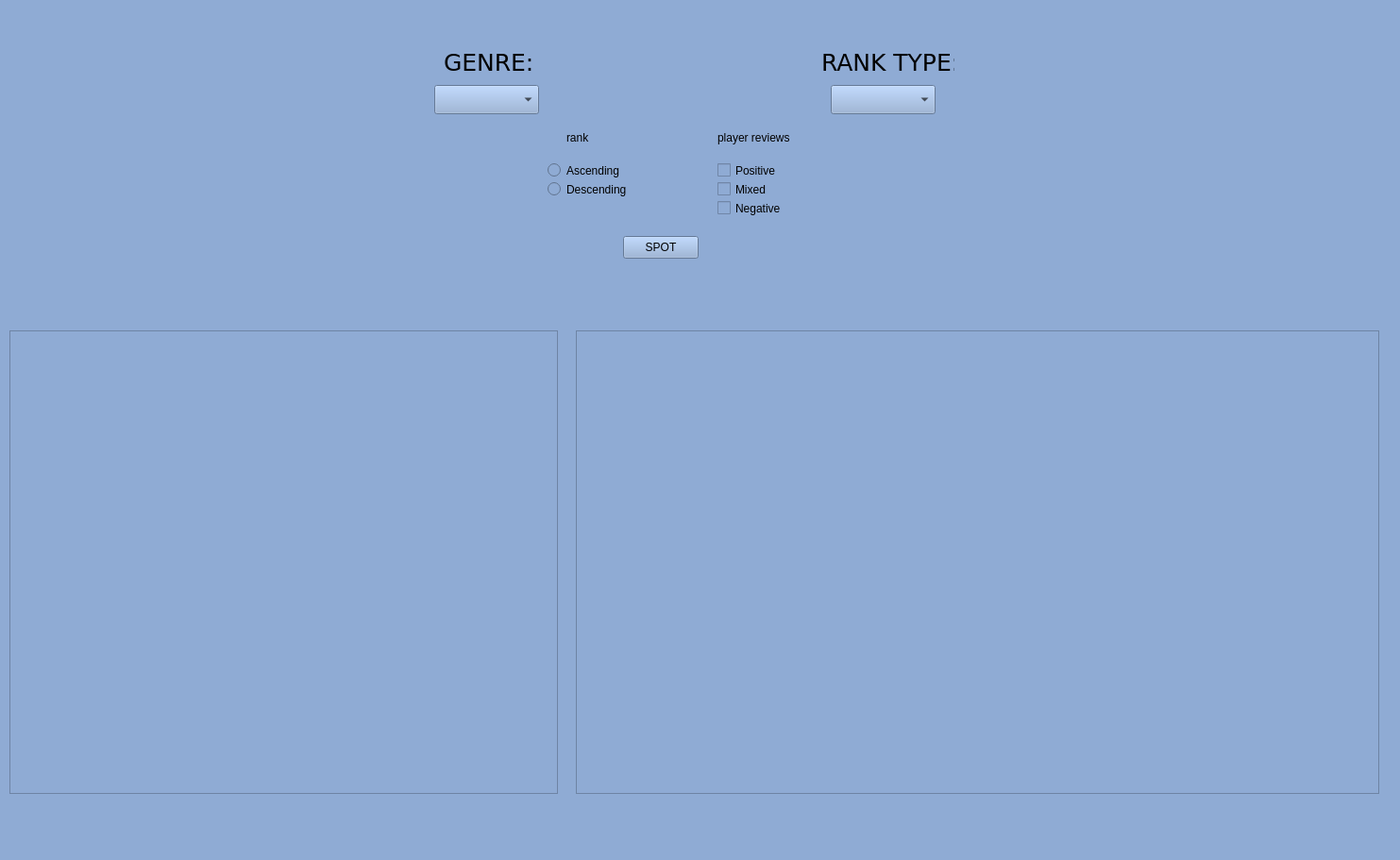
<?xml version="1.0" encoding="UTF-8"?>
<ui version="4.0">
 <class>MainWindow</class>
 <widget class="QMainWindow" name="MainWindow">
  <property name="geometry">
   <rect>
    <x>0</x>
    <y>0</y>
    <width>1483</width>
    <height>911</height>
   </rect>
  </property>
  <property name="windowTitle">
   <string>MainWindow</string>
  </property>
  <property name="styleSheet">
   <string notr="true">background-color: #8fabd4;</string>
  </property>
  <widget class="QWidget" name="centralwidget">
   <widget class="QComboBox" name="genreBox">
    <property name="geometry">
     <rect>
      <x>460</x>
      <y>90</y>
      <width>111</width>
      <height>31</height>
     </rect>
    </property>
   </widget>
   <widget class="QLabel" name="label">
    <property name="geometry">
     <rect>
      <x>470</x>
      <y>50</y>
      <width>101</width>
      <height>31</height>
     </rect>
    </property>
    <property name="font">
     <font>
      <family>Verdana</family>
      <pointsize>19</pointsize>
     </font>
    </property>
    <property name="text">
     <string>GENRE:</string>
    </property>
   </widget>
   <widget class="QComboBox" name="rankTypeBox">
    <property name="geometry">
     <rect>
      <x>880</x>
      <y>90</y>
      <width>111</width>
      <height>31</height>
     </rect>
    </property>
    <property name="font">
     <font>
      <family>Verdana</family>
     </font>
    </property>
   </widget>
   <widget class="QLabel" name="label_2">
    <property name="geometry">
     <rect>
      <x>870</x>
      <y>50</y>
      <width>141</width>
      <height>31</height>
     </rect>
    </property>
    <property name="font">
     <font>
      <family>Verdana</family>
      <pointsize>19</pointsize>
     </font>
    </property>
    <property name="text">
     <string>RANK TYPE:</string>
    </property>
   </widget>
   <widget class="QRadioButton" name="ascButton">
    <property name="geometry">
     <rect>
      <x>580</x>
      <y>170</y>
      <width>90</width>
      <height>21</height>
     </rect>
    </property>
    <property name="text">
     <string>Ascending</string>
    </property>
   </widget>
   <widget class="QRadioButton" name="descButton">
    <property name="geometry">
     <rect>
      <x>580</x>
      <y>190</y>
      <width>90</width>
      <height>21</height>
     </rect>
    </property>
    <property name="text">
     <string>Descending</string>
    </property>
   </widget>
   <widget class="QCheckBox" name="positiveCheck">
    <property name="geometry">
     <rect>
      <x>760</x>
      <y>170</y>
      <width>77</width>
      <height>21</height>
     </rect>
    </property>
    <property name="text">
     <string>Positive</string>
    </property>
   </widget>
   <widget class="QCheckBox" name="mixedCheck">
    <property name="geometry">
     <rect>
      <x>760</x>
      <y>190</y>
      <width>77</width>
      <height>21</height>
     </rect>
    </property>
    <property name="text">
     <string>Mixed</string>
    </property>
   </widget>
   <widget class="QCheckBox" name="negativeCheck">
    <property name="geometry">
     <rect>
      <x>760</x>
      <y>210</y>
      <width>77</width>
      <height>21</height>
     </rect>
    </property>
    <property name="text">
     <string>Negative</string>
    </property>
   </widget>
   <widget class="QLabel" name="label_3">
    <property name="geometry">
     <rect>
      <x>600</x>
      <y>130</y>
      <width>61</width>
      <height>31</height>
     </rect>
    </property>
    <property name="text">
     <string>rank</string>
    </property>
   </widget>
   <widget class="QLabel" name="label_4">
    <property name="geometry">
     <rect>
      <x>760</x>
      <y>130</y>
      <width>131</width>
      <height>31</height>
     </rect>
    </property>
    <property name="text">
     <string>player reviews</string>
    </property>
   </widget>
   <widget class="QPushButton" name="spotButton">
    <property name="geometry">
     <rect>
      <x>660</x>
      <y>250</y>
      <width>80</width>
      <height>24</height>
     </rect>
    </property>
    <property name="text">
     <string>SPOT</string>
    </property>
   </widget>
   <widget class="QListWidget" name="gameList">
    <property name="geometry">
     <rect>
      <x>10</x>
      <y>350</y>
      <width>581</width>
      <height>491</height>
     </rect>
    </property>
    <property name="font">
     <font>
      <family>Verdana</family>
      <pointsize>11</pointsize>
     </font>
    </property>
    <property name="acceptDrops">
     <bool>false</bool>
    </property>
   </widget>
   <widget class="QListWidget" name="gameReviews">
    <property name="geometry">
     <rect>
      <x>610</x>
      <y>350</y>
      <width>851</width>
      <height>491</height>
     </rect>
    </property>
    <property name="font">
     <font>
      <family>Verdana</family>
      <pointsize>11</pointsize>
     </font>
    </property>
   </widget>
  </widget>
  <widget class="QMenuBar" name="menubar">
   <property name="geometry">
    <rect>
     <x>0</x>
     <y>0</y>
     <width>1483</width>
     <height>21</height>
    </rect>
   </property>
  </widget>
  <widget class="QStatusBar" name="statusbar"/>
 </widget>
 <resources/>
 <connections/>
</ui>
